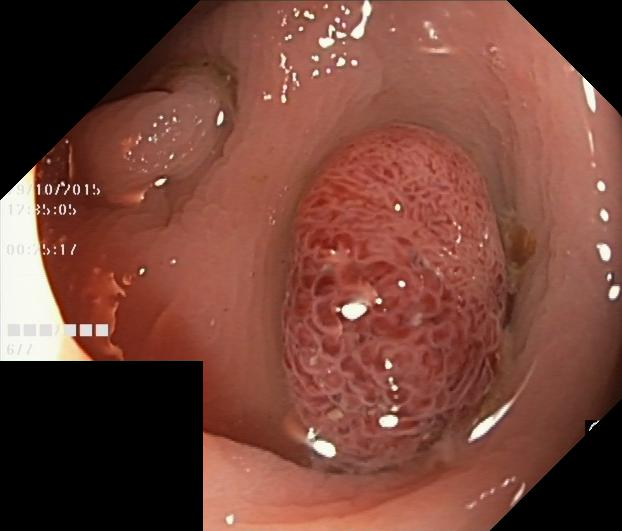
#> input picture dataset/images/116.png, 622 x 531 px, found by its file name; its folder holds 4 pictures in this run
$ python ready2.py
#> lines starting #> are read from the running program, lines starting #| are printed output that depends on the picture; after the words box and inside, x2 and y2 are one past the last pixel; in counts of white or black regions, pixels touching at a corner belong together
import os
import cv2
import numpy as np
from sklearn.model_selection import train_test_split

# ---- CONFIG ----
image_dir = r"C:\Users\jaydu\OneDrive\Desktop\python_projects\polpy classification\PraNet-V2\Dataset\classification_data\images"
mask_dir = r"C:\Users\jaydu\OneDrive\Desktop\python_projects\polpy classification\PraNet-V2\Dataset\classification_data\masks"
output_dir = r"C:\Users\jaydu\OneDrive\Desktop\python_projects\polpy classification\PraNet-V2\Dataset\classification_data\train_npz_new"
list_dir = r"C:\Users\jaydu\OneDrive\Desktop\python_projects\polpy classification\PraNet-V2\Dataset\classification_data\lists_Synapse"
img_size = (256, 256)   # model input size
val_split = 0.2         # 20% validation
test_split = 0.1        # 10% test

os.makedirs(output_dir, exist_ok=True)
os.makedirs(list_dir, exist_ok=True)

# ---- COLOR TO LABEL MAPPING ----
COLOR_MAP = {
    (255, 0, 0): 1,   # red → adenoma
    (0, 255, 0): 2,   # green → hyperplastic
}

def mask_to_class(mask):
    """
    Convert color mask to class-indexed mask (0=bg, 1=adenoma, 2=hyperplastic)
    using a robust thresholding method to handle JPEG artifacts.
    """
    mask_arr = np.array(mask, dtype=np.int32)
    h, w, _ = mask_arr.shape
    label = np.zeros((h, w), dtype=np.uint8)
    red_mask = (mask_arr[:, :, 0] > 150) & (mask_arr[:, :, 1] < 100) & (mask_arr[:, :, 2] < 100)
    label[red_mask] = 1
    green_mask = (mask_arr[:, :, 1] > 150) & (mask_arr[:, :, 0] < 100) & (mask_arr[:, :, 2] < 100)
    # Condition 2: Pixel is white (high values in all R, G, and B channels)
    # A threshold of 220 is used to be safe against off-white colors from compression artifacts.
    white_condition = (mask_arr[:, :, 0] > 220) & (mask_arr[:, :, 1] > 220) & (mask_arr[:, :, 2] > 220)

    # A pixel belongs to the hyperplastic class if it meets EITHER the green OR the white condition.
    # The `|` symbol represents the logical OR operation for NumPy arrays.
    hyperplastic_mask = green_mask | white_condition
    label[hyperplastic_mask] = 2  # Assign class 2 (hyperplastic)

    return label

# ==============================================================================
# ---- NEW HELPER FUNCTION TO FIND MASK WITH ANY EXTENSION ----
# ==============================================================================
def find_mask_path(image_filename, mask_directory):
    """
    Finds the corresponding mask file for a given image, checking multiple extensions.
    Returns the full path to the mask if found, otherwise returns None.
    """
#> called with image_filename = '116.png'
    base_name = os.path.splitext(image_filename)[0]
    possible_extensions = ['.png', '.jpg', '.jpeg', '.tif']
    for ext in possible_extensions:
        mask_filename = base_name + ext
        potential_path = os.path.join(mask_directory, mask_filename)
        if os.path.exists(potential_path):
            return potential_path  # Found it! Return the path.
    return None  # If loop finishes, no mask was found.
# ==============================================================================

# ---- Collect image files ----
all_images = sorted([f for f in os.listdir(image_dir) if f.lower().endswith(('.png', '.jpg', '.jpeg','.tif'))])
print(f"Found {len(all_images)} images")

# ---- Split into train, val, test ----
train_imgs, val_test = train_test_split(all_images, test_size=val_split + test_split, random_state=42)
val_imgs, test_imgs = train_test_split(val_test, test_size=test_split / (val_split + test_split), random_state=42)

splits = {
    "train": train_imgs,
    "val_vol": val_imgs,
    "test_vol": test_imgs
}

# ---- Process and save ----
for split_name, file_list in splits.items():
    print(f"Processing {split_name} set ({len(file_list)} samples)...")
    for fname in file_list:
        img_path = os.path.join(image_dir, fname)

        # ==============================================================================
        # ---- MODIFIED LOGIC TO FIND THE MASK ----
        # ==============================================================================
        # Old way: mask_path = os.path.join(mask_dir, fname)
        # New way: Use the helper function to find the mask regardless of extension.
        mask_path = find_mask_path(fname, mask_dir)

        if mask_path is None: # The function returns None if no mask is found
            print(f"⚠️ Missing mask for {fname}, skipping.")
            continue
        # ==============================================================================

        # Read image and mask
        image = cv2.imread(img_path, cv2.IMREAD_GRAYSCALE)
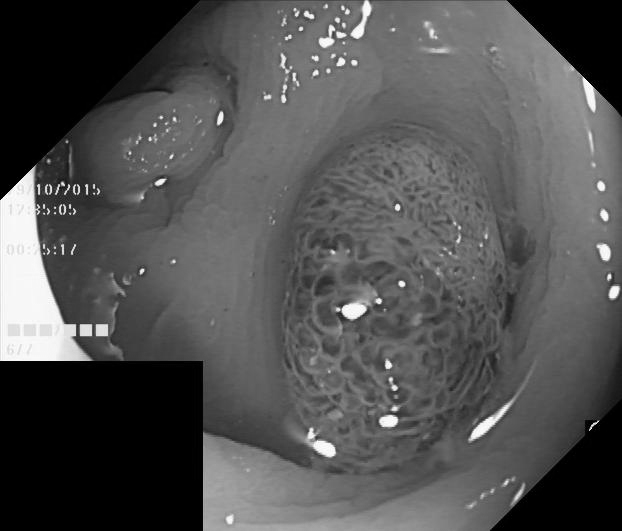
#> image: shape (531, 622); min 0, max 255, mean 81.6
        mask = cv2.imread(mask_path)
#> mask is the input picture: shape (531, 622, 3); mean B, G, R 57.3, 68.7, 117.4
        mask = cv2.cvtColor(mask, cv2.COLOR_BGR2RGB)

        # Convert mask colors → class indices
        label = mask_to_class(mask)
#> in mask_to_class, `red_mask = (mask_arr[:, :, 0] > 150) & (mask_arr[:, :, 1] < 100) & (ma..`:
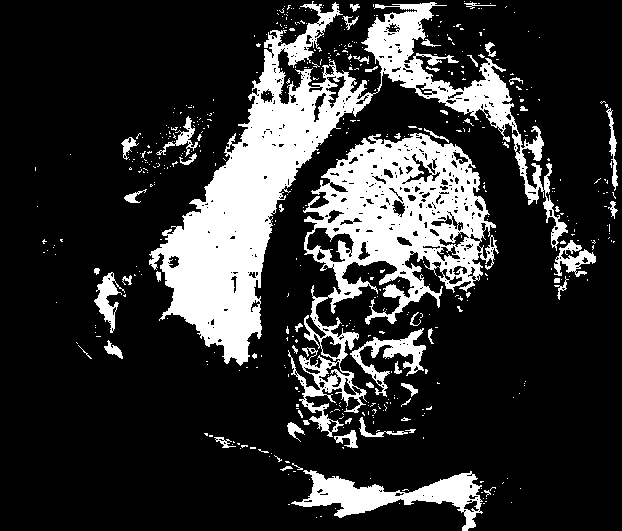
#> red_mask: shape (531, 622) bool; 19.9% white; 510 white regions (454 under 20 px), largest, box (x1, y1, x2, y2) and area: (149, 1, 568, 366) 32750, (288, 133, 499, 437) 21242, (291, 470, 483, 531) 4181
#> in mask_to_class, `green_mask = (mask_arr[:, :, 1] > 150) & (mask_arr[:, :, 0] < 100) & (..`: green_mask: shape (531, 622) bool; every value is 0
#> in mask_to_class, `white_condition = (mask_arr[:, :, 0] > 220) & (mask_arr[:, :, 1] > 220..`:
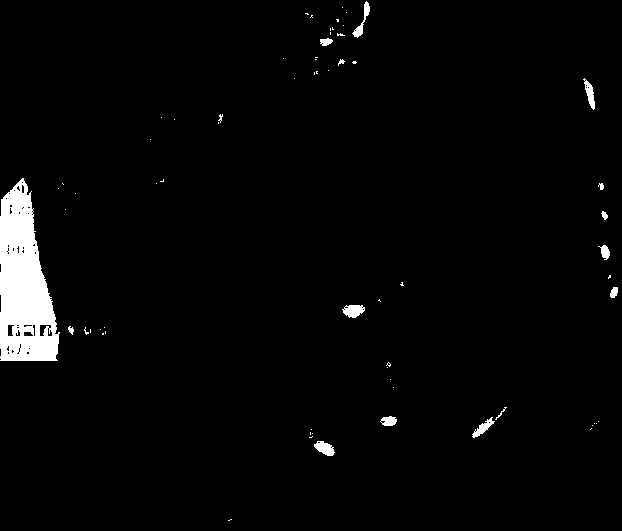
#> white_condition: shape (531, 622) bool; 2.7% white; 67 white regions (51 under 20 px), largest, box (x1, y1, x2, y2) and area: (0, 178, 60, 361) 7338, (342, 305, 365, 318) 212, (314, 441, 335, 456) 198
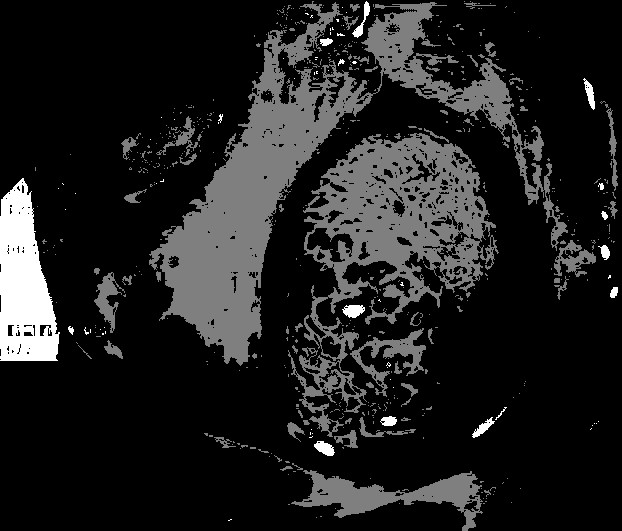
#> label: shape (531, 622); min 0, max 2, mean 0.254; drawn with min black and max white

        # Resize both
        image = cv2.resize(image, img_size, interpolation=cv2.INTER_AREA)
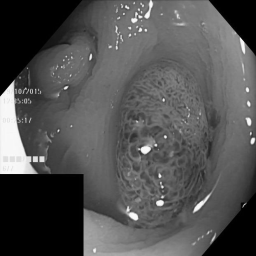
#> image: shape (256, 256); min 0, max 250, mean 81.6
        label = cv2.resize(label, img_size, interpolation=cv2.INTER_NEAREST)
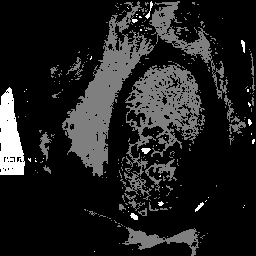
#> label: shape (256, 256); min 0, max 2, mean 0.254; drawn with min black and max white

        # Normalize image
        image = image.astype(np.float32) / 255.0

        # Save as .npz
        name = os.path.splitext(fname)[0]
        save_path = os.path.join(output_dir, f"{name}.npz")
        np.savez_compressed(save_path, image=image, label=label)

    # Save list file
    list_path = os.path.join(list_dir, f"{split_name}.txt")
    with open(list_path, "w") as f:
        for fname in file_list:
            name = os.path.splitext(fname)[0]
            f.write(name + "\n")
    print(f"Saved {list_path}")
#| Saved C:\Users\jaydu\OneDrive\Desktop\python_projects\polpy classification\PraNet-V2\Dataset\classification_data\lists_Synapse/train.txt
#> pass 2 of the loop `for split_name, file_list in splits.items():`:
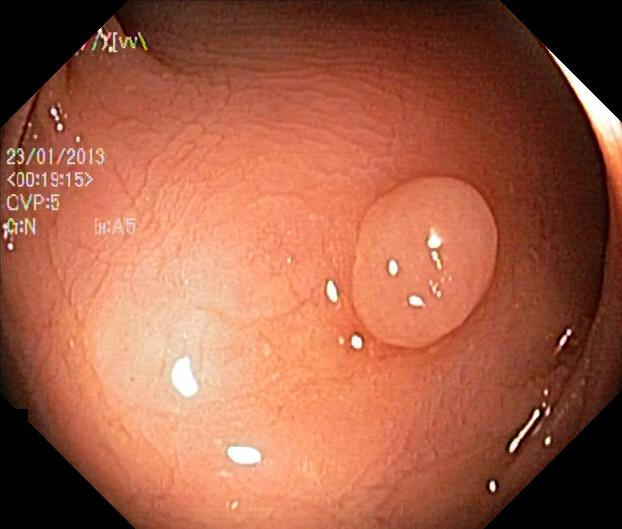
#> input picture dataset/images/120.png, 622 x 529 px, found by its file name
#> mask is the input picture: shape (529, 622, 3); mean B, G, R 69.9, 93.9, 162.3
#> mask_arr: shape (529, 622, 3) int32
#> in mask_to_class (call 3), `red_mask = (mask_arr[:, :, 0] > 150) & (mask_arr[:, :, 1] < 100) & (ma..`:
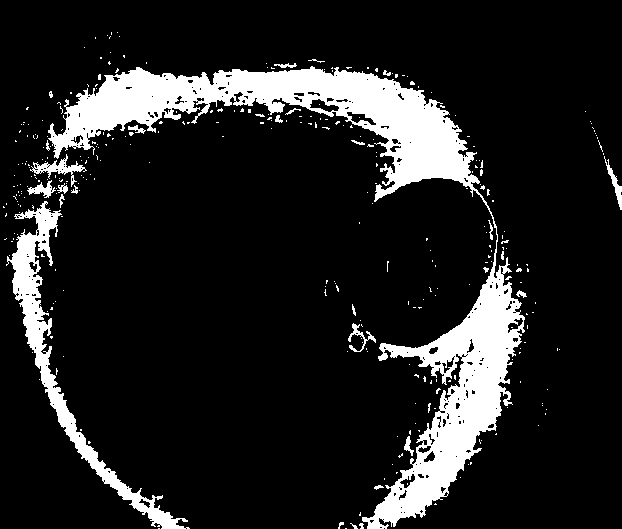
#> red_mask: shape (529, 622) bool; 13.2% white; 327 white regions (299 under 20 px), largest, box (x1, y1, x2, y2) and area: (48, 66, 525, 529) 34084, (6, 201, 190, 529) 6281, (30, 154, 87, 187) 473
#> white_condition: shape (529, 622) bool; 0.75% white; 37 white regions (28 under 20 px), largest, box (x1, y1, x2, y2) and area: (550, 51, 620, 132) 923, (172, 357, 197, 396) 660, (229, 447, 260, 463) 415
#> `label = cv2.resize(label, img_size, interpolation=cv2.INTER_NEAREST)`:
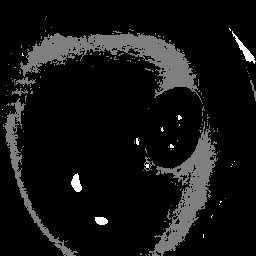
#> label: shape (256, 256); min 0, max 2, mean 0.147; drawn with min black and max white
#> pass 3 of the loop `for split_name, file_list in splits.items():`:
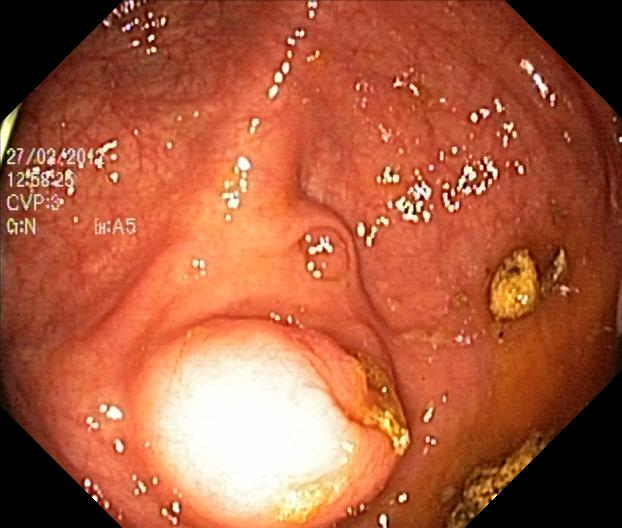
#> input picture dataset/images/186.png, 622 x 528 px, found by its file name
#> mask is the input picture: shape (528, 622, 3); mean B, G, R 62.6, 91.8, 171.4
#> mask_arr: shape (528, 622, 3) int32
#> in mask_to_class (call 4), `red_mask = (mask_arr[:, :, 0] > 150) & (mask_arr[:, :, 1] < 100) & (ma..`:
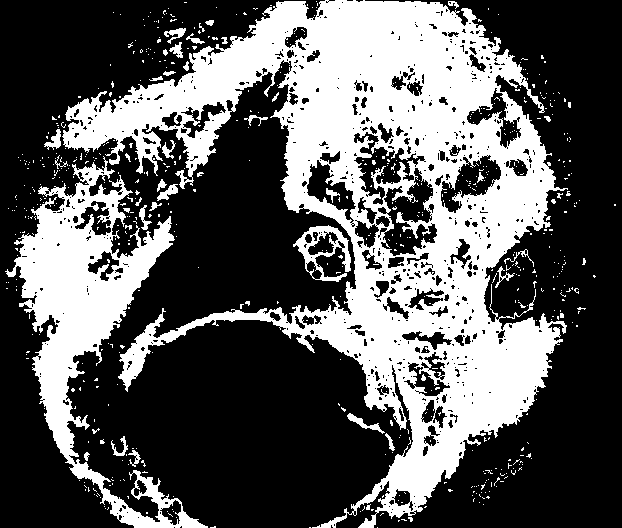
#> red_mask: shape (528, 622) bool; 35.5% white; 634 white regions (595 under 20 px), largest, box (x1, y1, x2, y2) and area: (62, 0, 568, 528) 90648, (5, 156, 208, 528) 20376, (293, 225, 351, 282) 1130
#> white_condition: shape (528, 622) bool; 5% white; 87 white regions (78 under 20 px), largest, box (x1, y1, x2, y2) and area: (167, 363, 338, 506) 15830, (109, 408, 121, 418) 79, (239, 159, 249, 169) 71
#> `label = cv2.resize(label, img_size, interpolation=cv2.INTER_NEAREST)`:
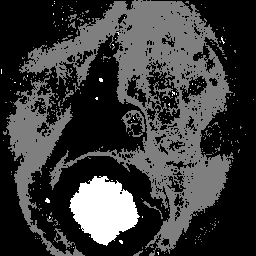
#> label: shape (256, 256); min 0, max 2, mean 0.456; drawn with min black and max white

print("\n✅ Dataset preparation complete.")
print(f"NPZ files saved to: {output_dir}")
print(f"List files saved to: {list_dir}")
